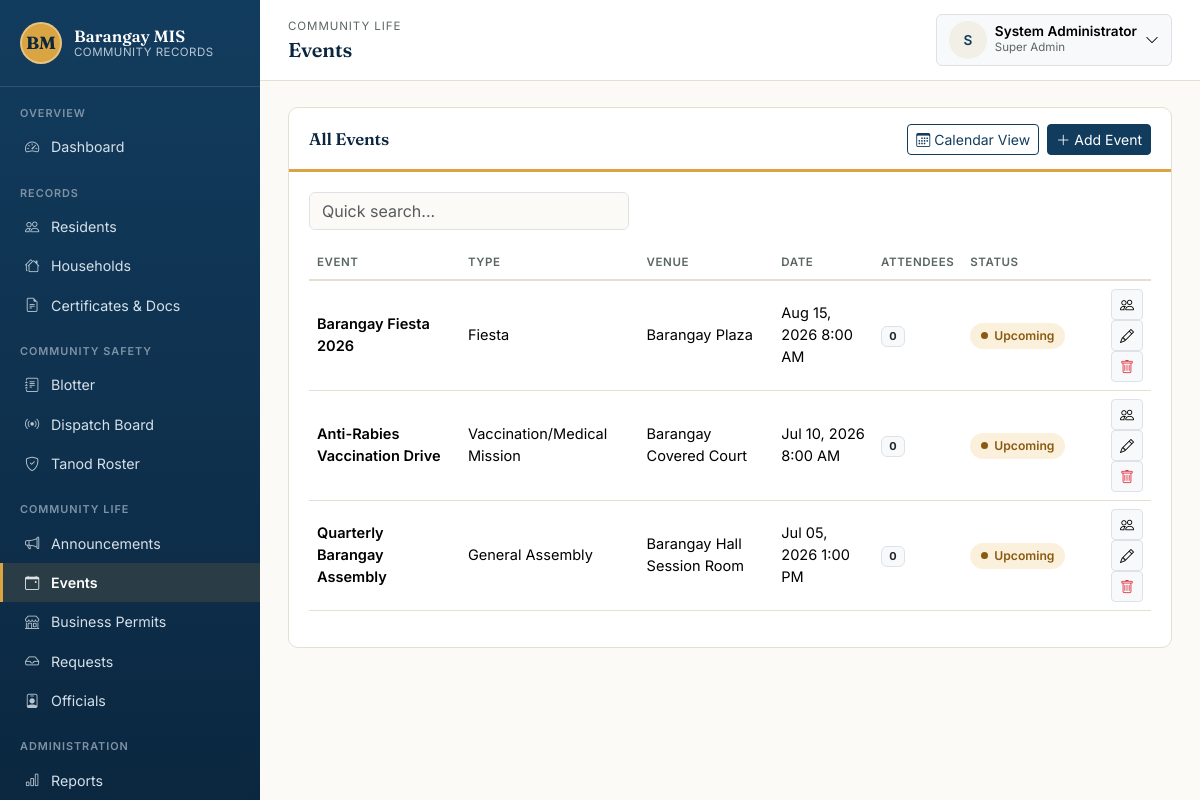
The app's page /modules/events/list.php (signed in) with its own data.
### tables this page shows
CREATE TABLE events (
    id                INT AUTO_INCREMENT PRIMARY KEY,
    title             VARCHAR(200) NOT NULL,
    description       TEXT,
    event_type        VARCHAR(100),
    venue             VARCHAR(255),
    start_datetime    DATETIME NOT NULL,
    end_datetime      DATETIME NULL,
    organizer         VARCHAR(150),
    budget            DECIMAL(12,2) NOT NULL DEFAULT 0,
    status            ENUM('Upcoming','Ongoing','Completed','Cancelled') NOT NULL DEFAULT 'Upcoming',
    created_by        INT NULL,
    created_at        TIMESTAMP NOT NULL DEFAULT CURRENT_TIMESTAMP,
    FOREIGN KEY (created_by) REFERENCES users(id) ON DELETE SET NULL,
    INDEX idx_events_start (start_datetime)
);

### includes/auth.php (called while the page is built, shortened)
<?php
function current_role(): string
{
    return $_SESSION['role'] ?? '';
}

### includes/functions.php (called while the page is built, shortened)
<?php
function clean(?string $value): string
{
    return htmlspecialchars(trim($value ?? ''), ENT_QUOTES, 'UTF-8');
}
function format_date(?string $date, string $format = 'F d, Y'): string
{
    try {
        return (new DateTime($date))->format($format);
    } catch (Exception) {
        return '—';
    }
}
function format_datetime(?string $datetime, string $format = 'F d, Y g:i A'): string
{
    return format_date($datetime, $format);
}

### modules/events/list.php (the view, shortened to what this page needs)
<?php
require_once __DIR__ . '/../../config.php';
require_once __DIR__ . '/../../includes/auth.php';
require_once __DIR__ . '/../../includes/functions.php';
$canManage = in_array(current_role(), STAFF_ROLES, true);
$events = $pdo->query(
    "SELECT e.*, (SELECT COUNT(*) FROM event_attendees a WHERE a.event_id = e.id) AS attendee_count
     FROM events e ORDER BY e.start_datetime DESC"
)->fetchAll();
require_once __DIR__ . '/../../includes/header.php';
?>
<div class="panel">
    <div class="panel-header">
        <h2>All Events</h2>
        <div class="d-flex gap-2">
            <a href="<?= BASE_URL ?>/modules/events/calendar.php" class="btn btn-sm btn-outline-primary"><i class="bi bi-calendar3 me-1"></i>Calendar View</a>
            <?php if ($canManage): ?>
            <a href="<?= BASE_URL ?>/modules/events/form.php" class="btn btn-primary btn-sm"><i class="bi bi-plus-lg me-1"></i>Add Event</a>
            <?php endif; ?>
        </div>
    </div>
    <div class="panel-body">
        <input type="text" class="form-control mb-3" style="max-width:320px;" placeholder="Quick search..." onkeyup="quickFilter(this, 'eventsTable')">
        <?php if (empty($events)): ?>
            <div class="empty-state"><i class="bi bi-calendar-event"></i>No events recorded yet.</div>
        <?php else: ?>
        <div class="table-responsive">
        <table class="table table-clean" id="eventsTable">
            <thead><tr><th>Event</th><th>Type</th><th>Venue</th><th>Date</th><th>Attendees</th><th>Status</th><th></th></tr></thead>
            <tbody>
            <?php foreach ($events as $e): ?>
                <tr>
                    <td class="fw-semibold"><?= clean($e['title']) ?></td>
                    <td><?= clean($e['event_type'] ?: '—') ?></td>
                    <td><?= clean($e['venue'] ?: '—') ?></td>
                    <td><?= format_datetime($e['start_datetime'], 'M d, Y g:i A') ?></td>
                    <td><span class="badge bg-light text-dark border"><?= (int)$e['attendee_count'] ?></span></td>
                    <td><span class="status-pill <?= strtolower($e['status']) ?>"><span class="dot"></span><?= clean($e['status']) ?></span></td>
                    <td class="text-end">
                        <a href="<?= BASE_URL ?>/modules/events/attendance.php?id=<?= (int)$e['id'] ?>" class="btn btn-sm btn-light border" title="Attendance"><i class="bi bi-people"></i></a>
                        <?php if ($canManage): ?>
                        <a href="<?= BASE_URL ?>/modules/events/form.php?id=<?= (int)$e['id'] ?>" class="btn btn-sm btn-light border"><i class="bi bi-pencil"></i></a>
                        <form method="post" action="<?= BASE_URL ?>/modules/events/delete.php" class="d-inline" data-confirm="Delete event '<?= clean($e['title']) ?>'?">
                            <button type="submit" class="btn btn-sm btn-light border text-danger"><i class="bi bi-trash"></i></button>
                        </form>
                        <?php endif; ?>
                    </td>
                </tr>
            <?php endforeach; ?>
            </tbody>
        </table>
        </div>
        <?php endif; ?>
    </div>
</div>
<?php require_once __DIR__ . '/../../includes/footer.php'; ?>

### assets/css/style.css (style rules this page uses)
:root { --bagong-blue: #123C5E; --bagong-blue-dark: #0B2740; --bagong-blue-light: #1E5583; --paper: #FBFAF6; --paper-dim: #F2EFE6; --palay-gold: #D9A441; --palay-gold-dark: #B9832F; --adobe: #C1502E; --talahib: #4C7A5E; --ink: #1F2421; --ink-soft: #5B6660; --hairline: #E4DFD1; --font-display: 'Fraunces', Georgia, serif; --font-body: 'Inter', -apple-system, Segoe UI, Roboto, sans-serif; --font-mono: 'JetBrains Mono', SFMono-Regular, Menlo, monospace; --bs-primary: var(--bagong-blue); --bs-body-font-family: var(--font-body); --bs-body-color: var(--ink); --bs-body-bg: var(--paper); }
* { box-sizing: border-box; }
body { background: var(--paper); color: var(--ink); font-family: var(--font-body); }
h1, h2, h3, h4, .display-font { font-family: var(--font-display); font-weight: 600; letter-spacing: -0.01em; color: var(--bagong-blue-dark); }
a { color: var(--bagong-blue); }
.panel { background: #fff; border: 1px solid var(--hairline); border-radius: 10px; margin-bottom: 22px; overflow: hidden; }
.panel-header { display: flex; align-items: center; justify-content: space-between; gap: 12px; padding: 16px 20px 14px; border-bottom: 3px solid var(--palay-gold); flex-wrap: wrap; }
.panel-header h2, .panel-header h3 { margin: 0; font-size: 1.05rem; }
.panel-body { padding: 20px; }
.table-clean { --bs-table-bg: transparent; font-size: 0.91rem; }
.table-clean thead th { text-transform: uppercase; font-size: 0.72rem; letter-spacing: 0.05em; color: var(--ink-soft); border-bottom: 2px solid var(--hairline); font-weight: 600; white-space: nowrap; }
.table-clean td { vertical-align: middle; border-bottom: 1px solid var(--hairline); }
.btn-primary { background: var(--bagong-blue); border-color: var(--bagong-blue); }
.btn-outline-primary { color: var(--bagong-blue); border-color: var(--bagong-blue); }
.status-pill { display: inline-flex; align-items: center; gap: 6px; padding: 4px 11px; border-radius: 100px; font-size: 0.76rem; font-weight: 600; background: #EDEAE2; color: #5B6660; }
.status-pill .dot { width: 7px; height: 7px; border-radius: 50%; background: currentColor; }
.status-pill.pending, .status-pill.high, .status-pill.upcoming { background: #FBF0DC; color: #8A5A11; }

### records on screen
events: title "Barangay Fiesta 2026", event_type "Fiesta", venue "Barangay Plaza", start_datetime "Aug 15, 2026 8:00 AM", attendee_count "0", status "Upcoming"
events: title "Anti-Rabies Vaccination Drive", event_type "Vaccination/Medical Mission", venue "Barangay Covered Court", start_datetime "Jul 10, 2026 8:00 AM", attendee_count "0", status "Upcoming"
events: title "Quarterly Barangay Assembly", event_type "General Assembly", venue "Barangay Hall Session Room", start_datetime "Jul 05, 2026 1:00 PM", attendee_count "0", status "Upcoming"

### other values on screen
$label "Dashboard Residents Households Certificates & Docs Blotter Dispatch Board Tanod Roster Announcements Events Business Permits Requests Officials Reports"
$breadcrumbEyebrow "COMMUNITY LIFE"
$pageTitle "Events"
mb_strtoupper(mb_substr(current_full_name() ?: '?', 0, 1)) "S"
current_full_name() "System Administrator"
role_label(current_role()) "Super Admin"
